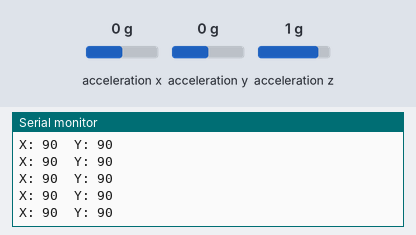
Simulated run of this sketch. Board: Arduino Uno, built with avr-gcc and run on an emulated ATmega328P. Parts: the last lines printed to the serial monitor. Wiring (inferred from the names in the program): MPU-6050 motion sensor at I2C address 0x68. The test bench sets the inputs (shaded band); at power-on: acceleration x 0 g, acceleration y 0 g, acceleration z 1 g.

Above: at 1.2 s.
1.3 s: acceleration x set to -1.4 g
At 1.32 s:
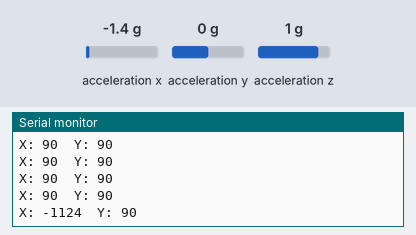
2.8 s: acceleration y set to -1.4 g
At 3.9 s:
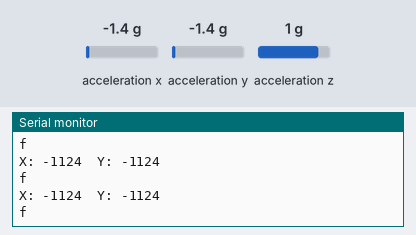
5.8 s: acceleration x set to 0 g
At 6.3 s:
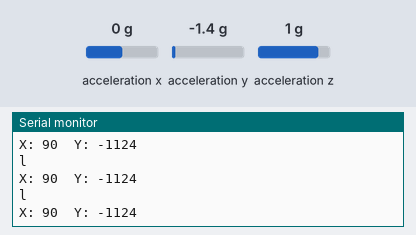
7.4 s: acceleration y set to 0 g
At 7.62 s:
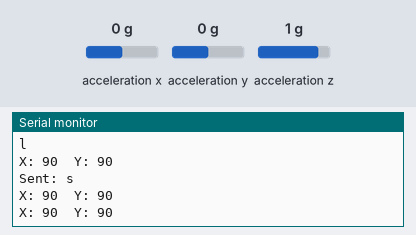
8.9 s: acceleration x set to 0.8 g
At 8.94 s:
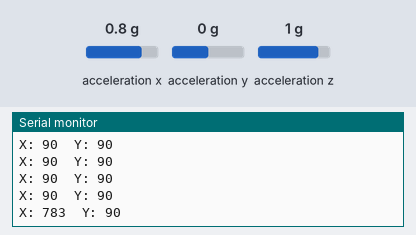
10.4 s: acceleration y set to -0.8 g
At 11.2 s:
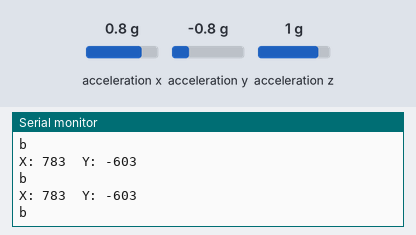
Timing chart, 0 to 13.4 s (numbered marks = the images above; inputs shaded):
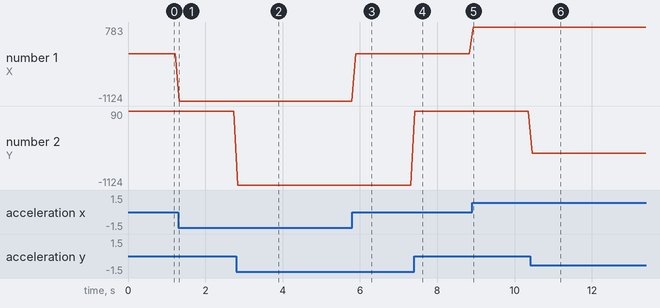

The sketch:

Gesture_Controlled_Robot_Hand_Code.ino
```cpp
#include <Wire.h>
#include <SoftwareSerial.h>

// Bluetooth
SoftwareSerial BT(2, 3); // RX, TX

const int MPU = 0x68;

int16_t AcX, AcY, AcZ;

char lastCommand = 's';

void setup() {
  Serial.begin(9600);
  BT.begin(38400);

  Wire.begin();

  // Wake up MPU6050
  Wire.beginTransmission(MPU);
  Wire.write(0x6B);
  Wire.write(0);
  Wire.endTransmission(true);

  Serial.println("System Ready");
}

void loop() {

  readMPU();

  char command = getDirection(AcX, AcY);

  // send ONLY if changed (prevents spam + lag)
  if (command != lastCommand) {
    lastCommand = command;

    BT.write(command);

    Serial.print("Sent: ");
    Serial.println(command);
  }

  delay(100);
}

void readMPU() {

  Wire.beginTransmission(MPU);
  Wire.write(0x3B);
  Wire.endTransmission(false);

  Wire.requestFrom(MPU, 6, true);

  AcX = Wire.read() << 8 | Wire.read();
  AcY = Wire.read() << 8 | Wire.read();
  AcZ = Wire.read() << 8 | Wire.read();

  // normalize to readable range
  AcX = map(AcX, -1700, 1700, 0, 180);
  AcY = map(AcY, -1700, 1700, 0, 180);

  Serial.print("X: ");
  Serial.print(AcX);
  Serial.print("  Y: ");
  Serial.println(AcY);
}

char getDirection(int x, int y) {

  // Forward
  if (x < 60) {
  Serial.println('f');
  return 'f';}

  // Backward
  if (x > 130){
  Serial.println('b');
  return 'b';
  }

  // Left
  if (y < 60){
  Serial.println('l');
  return 'l';}

  // Right
  if (y > 130) {
  Serial.println('r');
  return 'r';}

  // Center (stop)
  return 's';
}
```

Measured:
- after the input at 1.3 s, the serial monitor: prints a new line at once (image 1)
- after the input at 2.8 s, the serial monitor: prints a new line at once (image 2)
- after the input at 5.8 s, the serial monitor: prints a new line after 0.09 s (image 3)
- after the input at 7.4 s, the serial monitor: prints a new line at once (image 4)
- after the input at 8.9 s, the serial monitor: prints a new line at once (image 5)
- after the input at 10.4 s, the serial monitor: prints a new line after 0.06 s (image 6)
- plotted number 1: 90 → -1124 after the input at 1.3 s, -1124 → 90 after the input at 5.8 s, 90 → 783 after the input at 8.9 s
- plotted number 2: 90 → -603 after the input at 10.4 s
